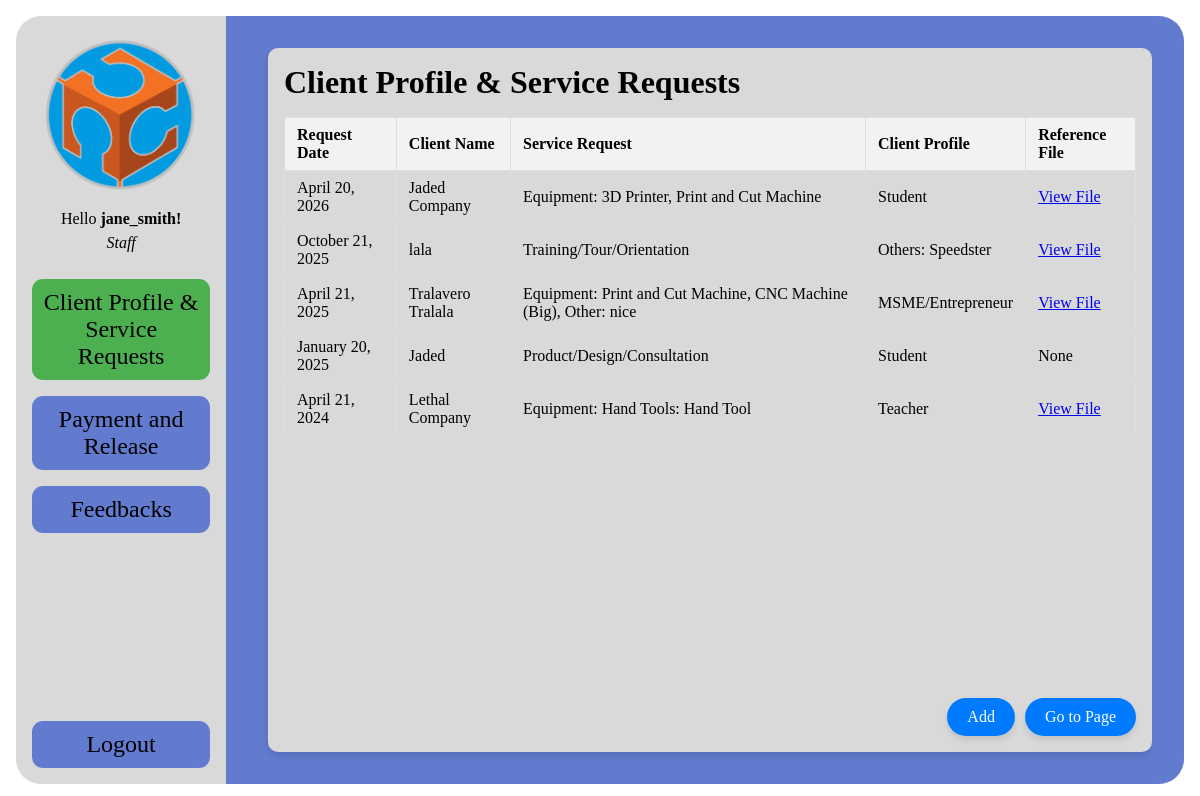
The app's page /staff-home.php?login=success (signed in) with its own data.
### tables this page shows
CREATE TABLE `job_requests` (
  `id` int(11) NOT NULL,
  `personal_name` varchar(255) NOT NULL,
  `request_date` date NOT NULL,
  `client_name` varchar(100) NOT NULL,
  `address` varchar(255) NOT NULL,
  `gender` varchar(50) NOT NULL,
  `gender_optional` varchar(255) DEFAULT NULL,
  `age` int(11) NOT NULL,
  `designation` varchar(50) NOT NULL,
  `designation_other` varchar(255) DEFAULT NULL,
  `company` varchar(255) NOT NULL,
  `service_requested` text NOT NULL,
  `contact_number` varchar(20) NOT NULL,
  `equipment` text DEFAULT NULL,
  `hand_tools_other` varchar(255) DEFAULT NULL,
  `equipment_other` varchar(255) DEFAULT NULL,
  `consultation_mode` varchar(50) DEFAULT NULL,
  `consultation_schedule` varchar(255) DEFAULT NULL,
  `equipment_schedule` datetime DEFAULT NULL,
  `work_description` text NOT NULL,
  `personnel_name` varchar(255) DEFAULT NULL,
  `personnel_date` date DEFAULT NULL,
  `reference_file` varchar(255) DEFAULT NULL,
  `created_at` timestamp NOT NULL DEFAULT current_timestamp(),
  `updated_at` timestamp NOT NULL DEFAULT current_timestamp() ON UPDATE current_timestamp()
);

### fetch-job_requests-handler.php (called while the page is built, shortened)
<?php
include 'config.php';
$sql = "SELECT * FROM job_requests ORDER BY request_date DESC";
$result = $conn->query($sql);
$jobRequests = [];
if ($result->num_rows > 0) {
    while ($row = $result->fetch_assoc()) {
        $jobRequests[] = $row;
    }
}
?>

### staff-home.php (the view, shortened to what this page needs)
<?php
include 'header.php';
include 'fetch-feedback-handler.php';
include 'fetch-job_requests-handler.php';
?>
<div class="container">
    <div class="container-left">
        <div class="header">
            <img src="FABLAB_LOGO.png" alt="Description of image" class="admin-image">
            <div class="header-text">
                <p>Hello <b><?php echo htmlspecialchars($_SESSION['staff_name']); ?>!</b></p>
                <p>Staff</p>
            </div>
        </div>
        <div class="user-content">
            <div class="button" onclick="showTab('job-description', 'Client Profile and Service Requests')">
                <p>Client Profile & Service Requests</p>
            </div>
            <div class="button" onclick="showTab('billing', 'Payment and Release')">
                <p>Payment and Release</p>
            </div>
            <div class="button" onclick="showTab('feedback', 'Feedbacks')">
                <p>Feedbacks</p>
            </div>
        </div>
        <div class="button" onclick="location.href='logout.php'">
            <p class="logout">Logout</p>
        </div>
    </div>
    <div class="container-right">
        <div class="contents">
            <div class="contents-box">
                <div class="job-request-content active" id="job-description">
                    <h1 class="content-title">Client Profile & Service Requests</h1>
                    <table>
                        <thead>
                            <tr>
                                <th>Request Date</th>
                                <th>Client Name</th>
                                <th>Service Request</th>
                                <th>Client Profile</th>
                                <th>Reference File</th>
                            </tr>
                        </thead>
                        <tbody>
                            <?php foreach ($jobRequests as $request): ?>
                                <tr>
                                    <td><?= date("F d, Y", strtotime($request['request_date'])) ?></td>
                                    <td><?= htmlspecialchars($request['client_name']) ?></td>
                                    <td>
                                        <?php
                                        $serviceRequest = htmlspecialchars($request['service_requested']);
                                        if (!empty($request['equipment'])) {
                                            $serviceRequest .= ": " . htmlspecialchars($request['equipment']);
                                        }
                                        if (!empty($request['hand_tools_other'])) {
                                            $serviceRequest .= ": " . htmlspecialchars($request['hand_tools_other']);
                                        }
                                        if (!empty($request['equipment_other'])) {
                                            $serviceRequest .= ": " . htmlspecialchars($request['equipment_other']);
                                        }
                                        echo $serviceRequest;
                                        ?>
                                    </td>
                                    <td>
                                        <?php
                                        $designation = htmlspecialchars($request['designation']);
                                        if ($designation === "Others" && !empty($request['designation_other'])) {
                                            $designation .= ": " . htmlspecialchars($request['designation_other']);
                                        }
                                        echo $designation;
                                        ?>
                                    </td>
                                    <td>
                                        <?php if (!empty($request['reference_file'])): ?>
                                            <a href="uploads/job-requests/<?= htmlspecialchars($request['reference_file']) ?>" class="ref-link" target="_blank">View File</a>
                                        <?php else: ?>
                                            None
                                        <?php endif; ?>
                                    </td>
                                </tr>
                            <?php endforeach; ?>
                        </tbody>
                    </table>
                </div>
            </div>
            <div class="floating-buttons">
                <div class="floating-add-button" onclick="handleAddButton()">Add</div>
                <div class="floating-redirect-button" onclick="redirectToPage()">Go to Page</div>
            </div>
        </div>
    </div>
</div>
</body>
</html>

### style.css (style rules this page uses)
body, html { margin: 0; height: 100%; overflow: hidden; }
p { margin: 0; }
.container { display: flex; height: 100vh; padding: 2rem; box-sizing: border-box; position: relative; }
.container { display: flex; height: 100vh; padding: 1rem; box-sizing: border-box; position: relative; overflow: visible; }
.container-left { width: 18%; background-color: #D9D9D9; border-top-left-radius: 25px; border-bottom-left-radius: 25px; margin-right: 1rem; display: flex; flex-direction: column; position: relative; z-index: 2; }
.container-right { background-color: #627BCE; display: flex; flex-direction: column; overflow: hidden; position: absolute; top: 0; right: 0; bottom: 0; left: 17%; z-index: 1; padding: 0 2rem; margin: 1rem 1rem 1rem 0; box-sizing: border-box; border-top-right-radius: 25px; border-bottom-right-radius: 25px; }
.header { flex: 2; display: flex; flex-direction: column; justify-content: center; align-items: center; padding: 1.5rem; padding-bottom: 0.5rem; gap: 1rem; }
.header-text { text-align: center; line-height: 1.5; }
.header-text p:last-child { font-style: italic; }
.user-content { flex: 8; display: flex; flex-direction: column; padding: 1rem; gap: 1rem; }
.contents { flex: 18; display: flex; flex-direction: column; overflow: auto; box-sizing: border-box; }
.contents-box { position: relative; flex: 1; background-color: #D9D9D9; padding: 1rem; border-radius: 10px; box-shadow: 0 4px 8px rgba(0, 0, 0, 0.1); box-sizing: border-box; margin: 2rem 0 2rem 2rem; height: 400px; overflow-y: auto; }
.content-title { margin: 0 0 1rem 0; }
table { width: 100%; border-collapse: collapse; }
th, td { padding: 8px 12px; border: 1px solid #ddd; text-align: left; max-width: 50vw; }
th { background-color: #f2f2f2; }
.user-content .button { text-align: center; background-color: #627BCE; padding: 10px; font-size: 1.5rem; border-radius: 11px; cursor: pointer; transition: background-color 0.3s; }
.user-content .button:hover, .user-content .button.active { background-color: #4CAF50; }
.admin-image { max-width: 100%; height: auto; width: 150px; margin: 0 auto; display: block; }
.job-request-content { display: none; }
.job-request-content.active { display: block; }
.logout { text-align: center; background-color: rgb(98, 123, 206); font-size: 1.5rem; cursor: pointer; padding: 10px; margin: 0 1rem 1rem; border-radius: 11px; }
.floating-buttons { position: fixed; bottom: 4rem; right: 4rem; display: flex; gap: 10px; z-index: 1000; }
.floating-add-button, .floating-redirect-button { background-color: #007bff; color: white; padding: 10px 20px; border-radius: 50px; box-shadow: 0 4px 6px rgba(0, 0, 0, 0.1); cursor: pointer; font-size: 16px; text-align: center; transition: background-color 0.3s ease; }

### records on screen
job_requests: request_date "April 20, 2026", client_name "Jaded Company", serviceRequest "Equipment: 3D Printer, Print and Cut Machine", designation "Student"
job_requests: request_date "October 21, 2025", client_name "lala", service_requested "Training/Tour/Orientation", designation "Others: Speedster"
job_requests: request_date "April 21, 2025", client_name "Tralavero Tralala", serviceRequest "Equipment: Print and Cut Machine, CNC Machine (Big), Other: nice", designation "MSME/Entrepreneur"
job_requests: request_date "January 20, 2025", client_name "Jaded", service_requested "Product/Design/Consultation", designation "Student", shows "None"
job_requests: request_date "April 21, 2024", client_name "Lethal Company", serviceRequest "Equipment: Hand Tools: Hand Tool", designation "Teacher"

### other values on screen
$_SESSION['staff_name'] "jane_smith"
